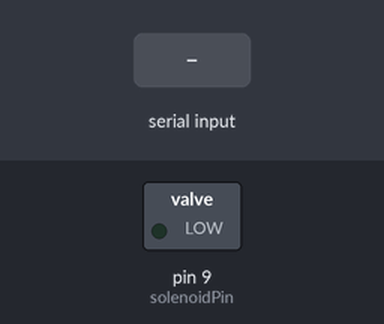
Bench run of a sketch on a simulated Arduino Uno, built with avr-gcc and run on an emulated ATmega328P. Parts: switched loads named in the sketch (green lamp = pin HIGH). The test bench sets the inputs (shaded band).

Above: at 1.2 s.
1.3 s: "unlock" received over the second serial link
At 2.6 s:
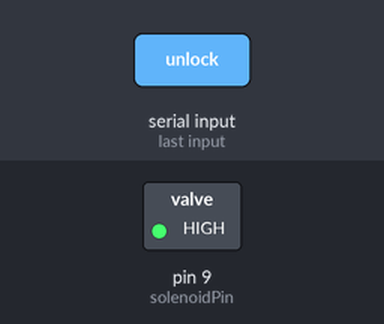
3.8 s: "lock" received over the second serial link
At 5.7 s:
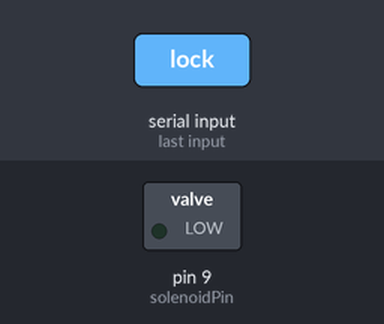
Timing chart, 0 to 7.2 s (numbered marks = the images above; inputs shaded):
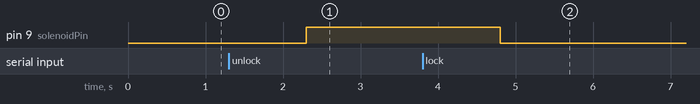

The sketch:

smart_doorlock.ino
```cpp
#include <SoftwareSerial.h>

SoftwareSerial BTSerial(10, 11); // HC-06의 RX, TX 핀 설정
int solenoidPin = 9; // 솔레노이드가 연결된 핀
bool isLocked = true; // 잠금 상태를 저장하는 변수

void setup() {
  BTSerial.begin(9600); // HC-06 통신 속도 설정
  pinMode(solenoidPin, OUTPUT);
  digitalWrite(solenoidPin, LOW); // 처음에는 잠금 상태 유지
}

void loop() {
  if (BTSerial.available()) {
    String command = BTSerial.readString(); // 블루투스 데이터 읽기
    if (command == "unlock" && isLocked) {
      digitalWrite(solenoidPin, HIGH); // 솔레노이드 잠금 해제
      isLocked = false; // 잠금 해제 상태로 변경
    }
    else if (command == "lock" && !isLocked) {
      digitalWrite(solenoidPin, LOW); // 솔레노이드 잠금
      isLocked = true; // 잠금 상태로 변경
    }
  }
}
```

Measured:
- after the input at 1.3 s, pin 9 (solenoidPin): LOW → HIGH after 1.0 s
- after the input at 3.8 s, pin 9 (solenoidPin): HIGH → LOW after 1.0 s
